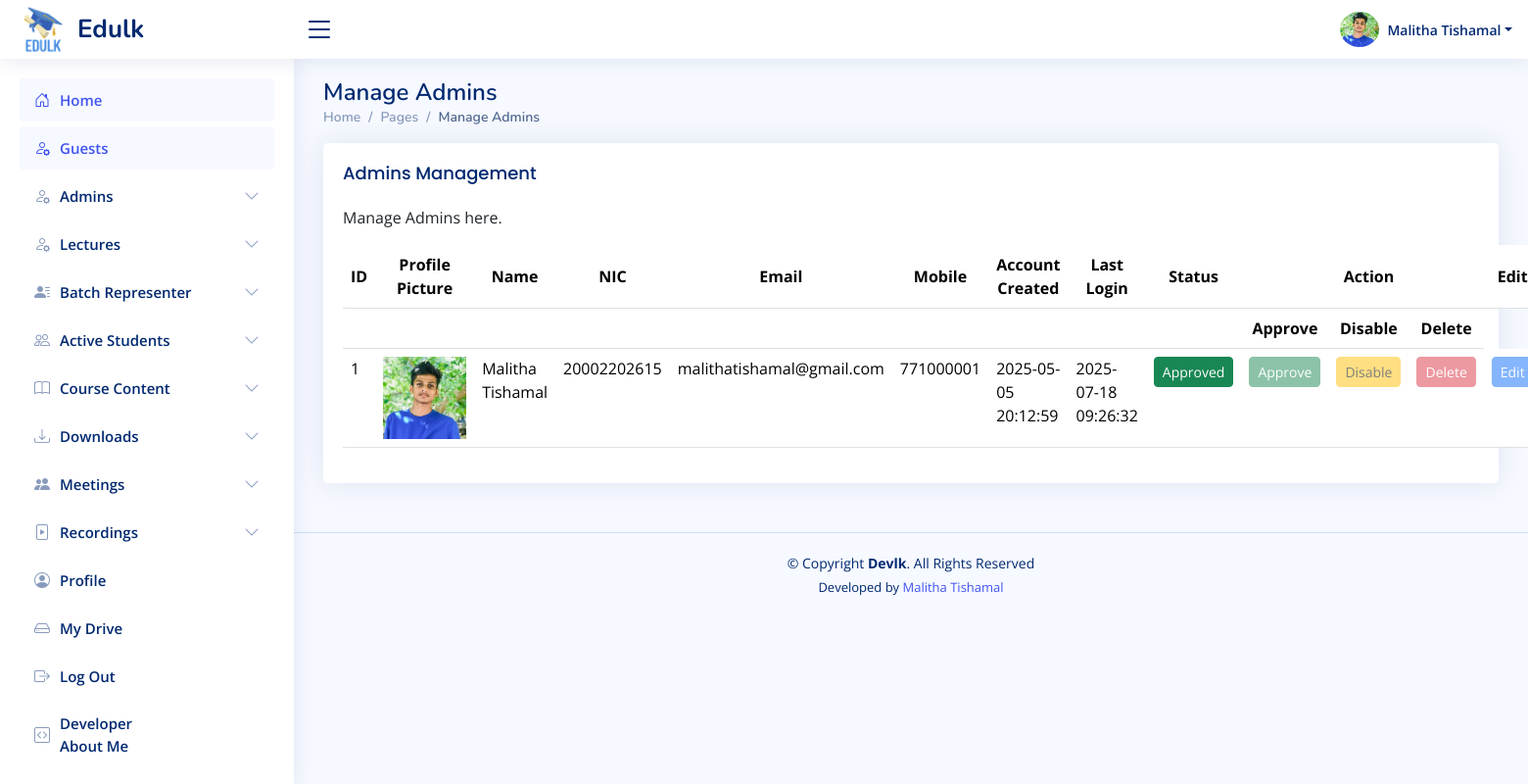
Before: /sadmin/manage-admins.php (signed in) with the older database file.
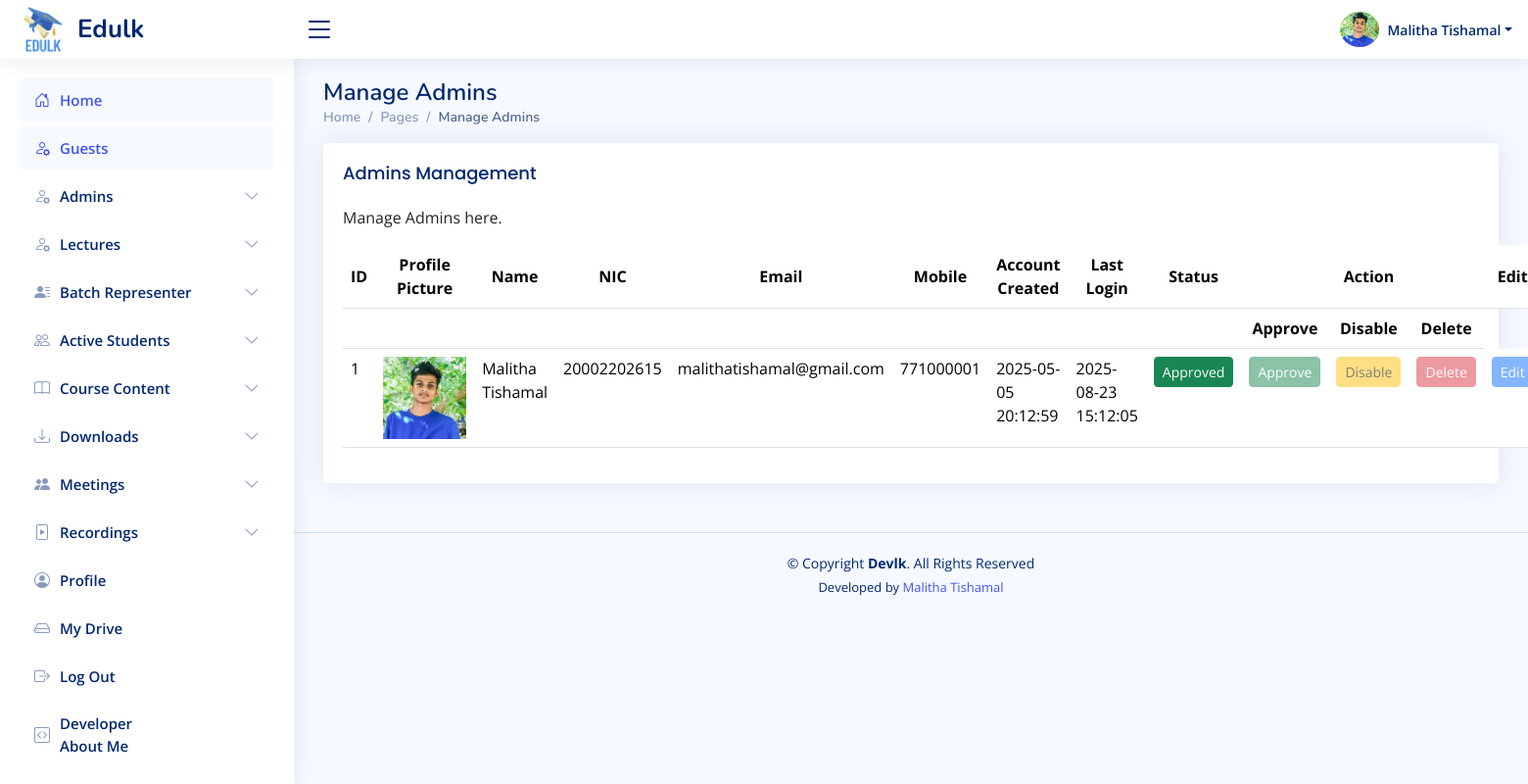
After: the same page with the newer database file.
### tables this page shows
CREATE TABLE `sadmins` (
  `id` int(11) NOT NULL,
  `name` varchar(100) DEFAULT NULL,
  `nic` varchar(20) DEFAULT NULL,
  `email` varchar(100) DEFAULT NULL,
  `mobile` varchar(15) DEFAULT NULL,
  `password` varchar(255) DEFAULT NULL,
  `status` enum('pending','approved','rejected') DEFAULT 'pending',
  `profile_picture` varchar(200) NOT NULL DEFAULT 'uploads/profile_pictures/default.jpg',
  `created_at` datetime DEFAULT current_timestamp(),
  `last_login` datetime DEFAULT NULL
);

### sadmin/manage-admins.php (the view, shortened to what the changed rows need)
<?php
require_once '../includes/db-conn.php';
$user_id = $_SESSION['sadmin_id'];
$sql = "SELECT name, email, nic, mobile, profile_picture FROM sadmins WHERE id = ?";
$stmt = $conn->prepare($sql);
$stmt->bind_param("i", $user_id);
$stmt->execute();
$result = $stmt->get_result();
$user = $result->fetch_assoc();
$sql = "SELECT * FROM sadmins";
$result = $conn->query($sql);
?>
<!DOCTYPE html>
<html lang="en">
<head>
    <?php include_once("../includes/css-links-inc.php"); ?>
</head>
<body>
    <?php include_once("../includes/header.php") ?>
    <main id="main" class="main">
        <div class="pagetitle">
            <h1>Manage Admins</h1>
        </div>
        <section class="section">
            <div class="row">
                <div class="col-lg-12">
                    <div class="card">
                        <div class="card-body">
                            <table class="table datatable">
                                <thead class="align-middle text-center">
                                    <tr>
                                        <th>ID</th>
                                        <th>Profile Picture</th>
                                        <th>Name</th>
                                        <th>NIC</th>
                                        <th>Email</th>
                                        <th>Mobile</th>
                                        <th>Account Created</th>
                                        <th>Last Login</th>
                                        <th>Status</th>
                                        <th></th>
                                        <th>Action</th>
                                        <th></th>
                                        <th>Edit</th>
                                    </tr>
                                    <tr>
                                        <th colspan="9" class="text-center"></th>
                                        <th class="text-center">Approve</th>
                                        <th class="text-center">Disable</th>
                                        <th class="text-center">Delete</th>
                                    </tr>
                                </thead>
                                <tbody>
                                    <?php
                                    if ($result->num_rows > 0) {
                                        while ($row = $result->fetch_assoc()) {
                                            $status = strtolower($row['status']);
                                            $is_self = ($row['id'] == $_SESSION['sadmin_id']);
                                            $is_main_admin = ($row['id'] == 1);
                                            $approve_disabled = ($status === 'active' || $status === 'approved' || $is_self || $is_main_admin)
                                                ? "disabled style='opacity: 0.5; pointer-events: none;'"
                                                : "";
                                            $disable_disabled = ($status === 'rejected' || $is_self || $is_main_admin)
                                                ? "disabled style='opacity: 0.5; pointer-events: none;'"
                                                : "";
                                            $delete_disabled = ($is_self || $is_main_admin)
                                                ? "disabled style='opacity: 0.5; pointer-events: none;'"
                                                : "";
                                            $edit_disabled = $is_self
                                                ? "disabled style='opacity: 0.5; pointer-events: none;'"
                                                : "";
                                            echo "<tr>";
                                            echo "<td>" . htmlspecialchars($row['id']) . "</td>";
                                            echo "<td><img src='" . htmlspecialchars($row["profile_picture"]) . "' alt='Profile' width='85'></td>";
                                            echo "<td>" . htmlspecialchars($row['name']) . "</td>";
                                            echo "<td>" . htmlspecialchars($row['nic']) . "</td>";
                                            echo "<td>" . htmlspecialchars($row['email']) . "</td>";
                                            echo "<td>" . htmlspecialchars($row['mobile']) . "</td>";
                                            echo "<td>" . htmlspecialchars($row['created_at']) . "</td>";
                                            echo "<td>" . htmlspecialchars($row['last_login']) . "</td>";
                                            echo "<td>";
                                            if ($status === 'active' || $status === 'approved') {
                                                echo "<span class='btn btn-success btn-sm w-100 text-center'>Approved</span>";
                                            } elseif ($status === 'disabled') {
                                                echo "<span class='btn btn-danger btn-sm w-100 text-center'>Disabled</span>";
                                            } elseif ($status === 'pending') {
                                                echo "<span class='btn btn-warning btn-sm w-100 text-center'>Pending</span>";
                                            } else {
                                                echo "<span class='btn btn-secondary btn-sm w-100 text-center'>" . ucfirst($row['status']) . "</span>";
                                            }
                                            echo "</td>";
                                            echo "<td class='text-center'>
                                                    <button class='btn btn-success btn-sm w-100 approve-btn' data-id='" . $row['id'] . "' $approve_disabled>Approve</button>
                                                  </td>";
                                            echo "<td class='text-center'>
                                                    <button class='btn btn-warning btn-sm w-100 disable-btn' data-id='" . $row['id'] . "' $disable_disabled>Disable</button>
                                                  </td>";
                                            echo "<td class='text-center'>
                                                    <button class='btn btn-danger btn-sm w-100 delete-btn' data-id='" . $row['id'] . "' $delete_disabled>Delete</button>
                                                  </td>";
                                            echo "<td class='text-center'>
                                                    <a href='edit-admin.php?id=" . $row['id'] . "' class='btn btn-primary btn-sm w-100' $edit_disabled>Edit</a>
                                                  </td>";
                                            echo "</tr>";
                                        }
                                    } else {
                                        echo "<tr><td colspan='13' class='text-center'>No users found.</td></tr>";
                                    }
                                    ?>
                                </tbody>
                            </table>
                        </div>
                    </div>
                </div>
            </div>
        </section>
    </main>
</body>
</html>

### includes/header.php (shortened to what the changed rows need)
<header id="header" class="header fixed-top d-flex align-items-center">
    <nav class="header-nav ms-auto">
        <ul class="d-flex align-items-center">
            <?php
                $profilePic = isset($user['profile_picture']) && $user['profile_picture'] ? $user['profile_picture'] : 'default.jpg';
            ?>
            <li class="nav-item dropdown pe-3">
                <a class="nav-link nav-profile d-flex align-items-center pe-0" href="#" data-bs-toggle="dropdown">
                   <img id="profilePicture" src="<?php echo $profilePic; ?>" alt="Profile Picture" class="rounded-circle" style="width: 40px !important; height: 40px !important; object-fit: cover;">
                    <span class="d-none d-md-block dropdown-toggle ps-2"><?php echo htmlspecialchars($user['name']); ?></span>
                </a>
            </li>
        </ul>
    </nav>
</header>

Changed rows visible on the page:
changed sadmins "Malitha Tishamal": last_login "2025-07-18 09:26:32" → "2025-08-23 15:12:05"
